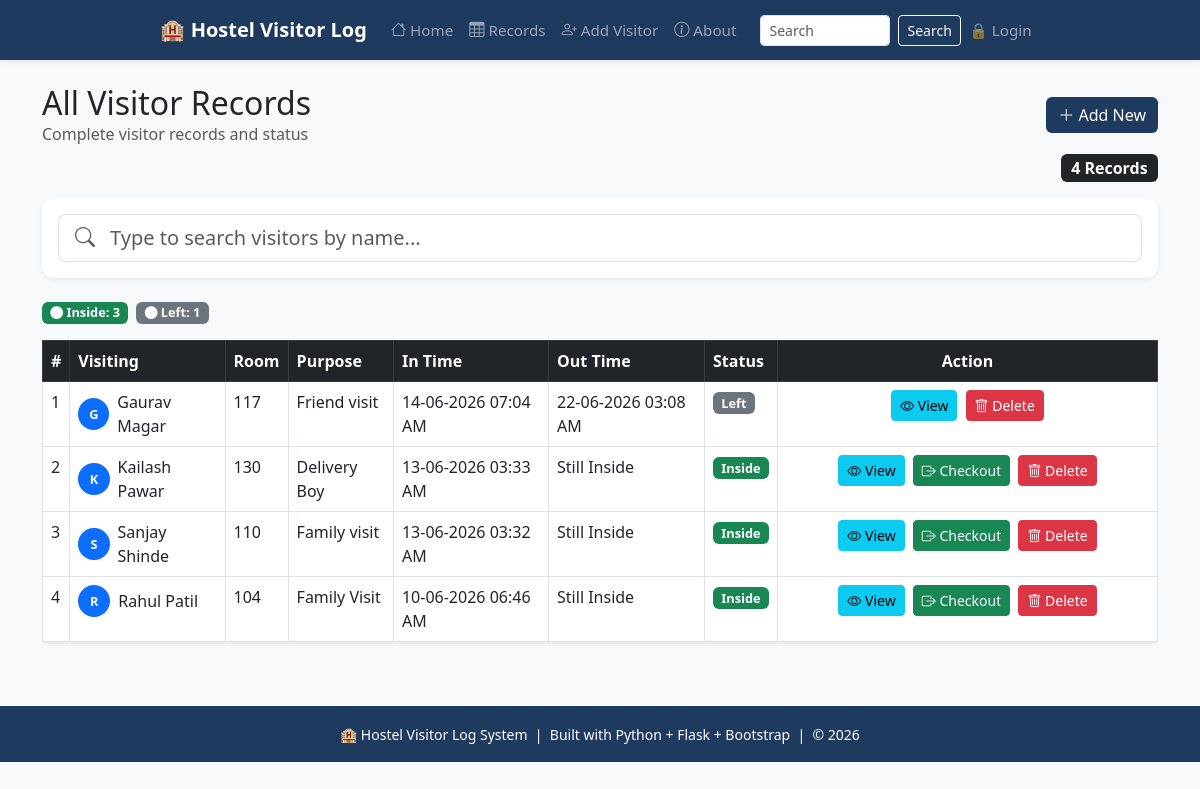
Before: /records with the older database file.
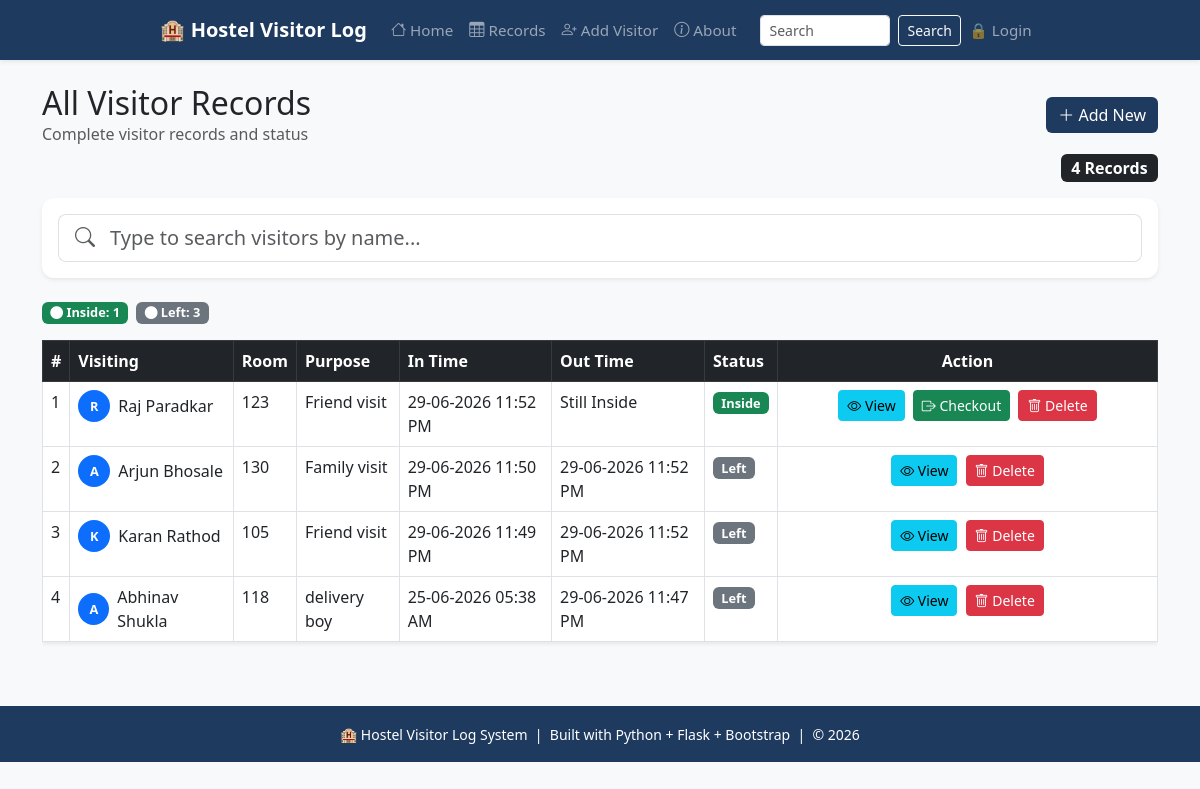
After: the same page with the newer database file.
### tables this page shows
CREATE TABLE visitors (
            id INTEGER PRIMARY KEY AUTOINCREMENT,
            visitor_name TEXT NOT NULL,
            student_name TEXT NOT NULL,
            room_number TEXT NOT NULL,
            purpose TEXT NOT NULL,
            in_time TEXT NOT NULL,
            out_time TEXT NOT NULL DEFAULT 'Still Inside',
            status TEXT DEFAULT 'Inside'
        );

### app.py (the view)
@app.route('/records')
def records():
    room = request.args.get('room')
    status = request.args.get('status')
    q = request.args.get('q')
    conn = get_db()
    query = "SELECT * FROM visitors WHERE 1=1"
    params = []
    if room:
        query += " AND room_number = ?"
        params.append(room)
    if status:
        query += " AND status = ?"
        params.append(status)
    if q:
        query += " AND visitor_name LIKE ?"
        params.append(f"%{q}%")
    query += " ORDER BY id DESC"
    visitors = conn.execute(query, params).fetchall()
    conn.close()
    return render_template('records.html', visitors=visitors)

### app.py (called while the page is built)
def get_db():
    conn = sqlite3.connect('database.db')
    conn.row_factory = sqlite3.Row
    return conn

@app.context_processor
def inject_user():
    return dict(current_user=session.get('username'))

### templates/records.html (shortened to what this page needs)
{% extends 'base.html' %}
{% block content %}
<div class="d-flex justify-content-between align-items-center mb-2">
    <div>
        <h2 class="mb-0">All Visitor Records</h2>
        <p class="text-muted mb-0">Complete visitor records and status</p>
    </div>
    <a href="{{ url_for('add_visitor') }}" class="btn btn-brand">
        <i class="bi bi-plus-lg"></i> Add New
    </a>
</div>
<div class="d-flex justify-content-end mb-3">
    <span class="badge bg-dark fs-6" id="recordBadge">0 Records</span>
</div>
<div class="card shadow-sm mb-4">
    <div class="card-body">
        <div class="input-group input-group-lg">
            <span class="input-group-text bg-white border-end-0">
                <i class="bi bi-search text-muted"></i>
            </span>
            <input type="text" id="recordSearch" class="form-control border-start-0 ps-0"
                   placeholder="Type to search visitors by name...">
        </div>
    </div>
</div>
<div class="d-flex gap-2 mb-3" id="statusBadges">
</div>
<div class="table-responsive">
    <table class="table table-hover table-bordered shadow-sm">
        <thead class="table-dark">
            <tr>
                <th>#</th>
                <th>Visiting</th>
                <th>Room</th>
                <th>Purpose</th>
                <th>In Time</th>
                <th>Out Time</th>
                <th>Status</th>
                <th width="380px" class="text-center">Action</th>
            </tr>
        </thead>
        <tbody id="tableBody">
            {% for visitor in visitors %}
            <tr data-status="{{ visitor.status }}">
                <td>{{ loop.index }}</td>
                <td class="visitor-name">
                    <div class="d-flex align-items-center">
                        <span class="badge rounded-circle bg-primary me-2" style="width:32px;height:32px;line-height:24px;">
                            {{ visitor.visitor_name[0] }}
                        </span>
                        {{ visitor.visitor_name }}
                    </div>
                </td>
                <td>{{ visitor.room_number }}</td>
                <td>{{ visitor.purpose }}</td>
                <td>{{ visitor.in_time }}</td>
                <td>{{ visitor.out_time or 'Still Inside' }}</td>
                <td>
                    <span class="badge {% if visitor.status == 'Inside' %}bg-success{% else %}bg-secondary{% endif %}">
                        {{ visitor.status }}
                    </span>
                </td>
                <td class="text-center" style="white-space: nowrap;">
                    <a href="{{ url_for('details', id=visitor.id) }}"
                       class="btn btn-sm btn-info me-1">
                        <i class="bi bi-eye"></i> View
                    </a>
                    {% if visitor.status == 'Inside' %}
                    <form action="{{ url_for('checkout_visitor', id=visitor.id) }}" method="POST" style="display:inline;">
                        <button type="submit" class="btn btn-sm btn-success me-1"
                                onclick="return confirm('Checkout {{ visitor.visitor_name }}?')">
                            <i class="bi bi-box-arrow-right"></i> Checkout
                        </button>
                    </form>
                    {% endif %}
                    <form action="{{ url_for('delete_visitor', id=visitor.id) }}" method="POST" style="display:inline;">
                        <button type="submit" class="btn btn-sm btn-danger"
                                onclick="return confirm('Delete {{ visitor.visitor_name }}? This cannot be undone.')">
                            <i class="bi bi-trash"></i> Delete
                        </button>
                    </form>
                </td>
            </tr>
            {% endfor %}
        </tbody>
    </table>
</div>
{% endblock %}

Changed rows visible on the page:
removed visitors: visitor_name "G", visitor_name "Gaurav Magar", room_number "117", purpose "Friend visit", in_time "14-06-2026 07:04 AM", out_time "22-06-2026 03:08 AM", status "Left"
removed visitors: visitor_name "K", visitor_name "Kailash Pawar", room_number "130", purpose "Delivery Boy", in_time "13-06-2026 03:33 AM", out_time "Still Inside", status "Inside"
removed visitors: visitor_name "S", visitor_name "Sanjay Shinde", room_number "110", purpose "Family visit", in_time "13-06-2026 03:32 AM", out_time "Still Inside", status "Inside"
removed visitors: visitor_name "R", visitor_name "Rahul Patil", room_number "104", purpose "Family Visit", in_time "10-06-2026 06:46 AM", out_time "Still Inside", status "Inside"
added visitors: visitor_name "R", visitor_name "Raj Paradkar", room_number "123", purpose "Friend visit", in_time "29-06-2026 11:52 PM", out_time "Still Inside", status "Inside"
added visitors: visitor_name "A", visitor_name "Arjun Bhosale", room_number "130", purpose "Family visit", in_time "29-06-2026 11:50 PM", out_time "29-06-2026 11:52 PM", status "Left"
added visitors: visitor_name "K", visitor_name "Karan Rathod", room_number "105", purpose "Friend visit", in_time "29-06-2026 11:49 PM", out_time "29-06-2026 11:52 PM", status "Left"
added visitors: visitor_name "A", visitor_name "Abhinav Shukla", room_number "118", purpose "delivery boy", in_time "25-06-2026 05:38 AM", out_time "29-06-2026 11:47 PM", status "Left"
Other visible differences:
text written by a page script: "Inside: 3 Left: 1" → "Inside: 1 Left: 3"
